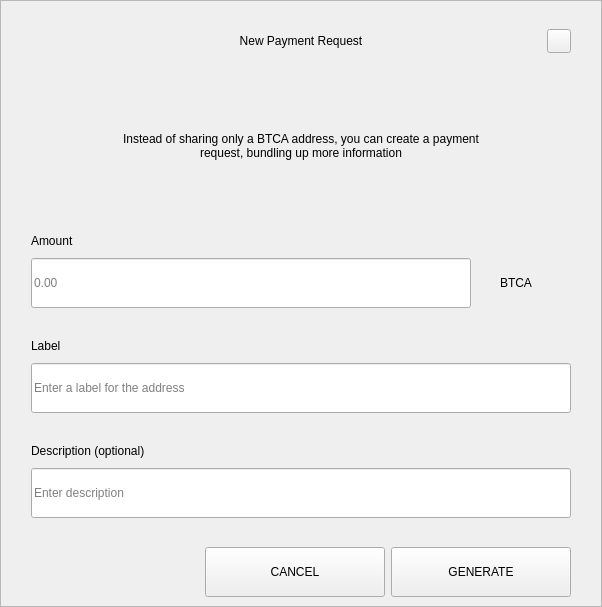
<?xml version="1.0" encoding="UTF-8"?>
<ui version="4.0">
 <class>RequestDialog</class>
 <widget class="QDialog" name="RequestDialog">
  <property name="geometry">
   <rect>
    <x>0</x>
    <y>0</y>
    <width>602</width>
    <height>607</height>
   </rect>
  </property>
  <property name="windowTitle">
   <string>Dialog</string>
  </property>
  <layout class="QVBoxLayout" name="verticalLayout_5">
   <property name="spacing">
    <number>0</number>
   </property>
   <property name="leftMargin">
    <number>0</number>
   </property>
   <property name="topMargin">
    <number>0</number>
   </property>
   <property name="rightMargin">
    <number>0</number>
   </property>
   <property name="bottomMargin">
    <number>0</number>
   </property>
   <item>
    <widget class="QFrame" name="frame">
     <property name="styleSheet">
      <string notr="true"/>
     </property>
     <property name="frameShape">
      <enum>QFrame::StyledPanel</enum>
     </property>
     <property name="frameShadow">
      <enum>QFrame::Raised</enum>
     </property>
     <layout class="QVBoxLayout" name="verticalLayout_4" stretch="1,0,0">
      <property name="spacing">
       <number>0</number>
      </property>
      <property name="leftMargin">
       <number>30</number>
      </property>
      <property name="topMargin">
       <number>20</number>
      </property>
      <property name="rightMargin">
       <number>30</number>
      </property>
      <property name="bottomMargin">
       <number>0</number>
      </property>
      <item>
       <layout class="QHBoxLayout" name="horizontalLayout_3">
        <property name="spacing">
         <number>0</number>
        </property>
        <item>
         <spacer name="horizontalSpacer_21">
          <property name="orientation">
           <enum>Qt::Horizontal</enum>
          </property>
          <property name="sizeHint" stdset="0">
           <size>
            <width>40</width>
            <height>20</height>
           </size>
          </property>
         </spacer>
        </item>
        <item>
         <widget class="QLabel" name="labelTitle">
          <property name="minimumSize">
           <size>
            <width>0</width>
            <height>40</height>
           </size>
          </property>
          <property name="maximumSize">
           <size>
            <width>16777215</width>
            <height>40</height>
           </size>
          </property>
          <property name="styleSheet">
           <string notr="true">padding-left:24px;</string>
          </property>
          <property name="text">
           <string>New Payment Request</string>
          </property>
          <property name="alignment">
           <set>Qt::AlignCenter</set>
          </property>
          <property name="margin">
           <number>7</number>
          </property>
         </widget>
        </item>
        <item>
         <spacer name="horizontalSpacer">
          <property name="orientation">
           <enum>Qt::Horizontal</enum>
          </property>
          <property name="sizeHint" stdset="0">
           <size>
            <width>40</width>
            <height>20</height>
           </size>
          </property>
         </spacer>
        </item>
        <item>
         <widget class="QPushButton" name="btnEsc">
          <property name="minimumSize">
           <size>
            <width>24</width>
            <height>24</height>
           </size>
          </property>
          <property name="maximumSize">
           <size>
            <width>24</width>
            <height>24</height>
           </size>
          </property>
          <property name="focusPolicy">
           <enum>Qt::NoFocus</enum>
          </property>
          <property name="text">
           <string/>
          </property>
         </widget>
        </item>
       </layout>
      </item>
      <item>
       <widget class="QStackedWidget" name="stack">
        <property name="minimumSize">
         <size>
          <width>540</width>
          <height>0</height>
         </size>
        </property>
        <property name="maximumSize">
         <size>
          <width>540</width>
          <height>16777215</height>
         </size>
        </property>
        <property name="currentIndex">
         <number>0</number>
        </property>
        <widget class="QWidget" name="page_1">
         <property name="minimumSize">
          <size>
           <width>540</width>
           <height>0</height>
          </size>
         </property>
         <property name="maximumSize">
          <size>
           <width>540</width>
           <height>16777215</height>
          </size>
         </property>
         <layout class="QVBoxLayout" name="layout1">
          <property name="spacing">
           <number>0</number>
          </property>
          <property name="leftMargin">
           <number>0</number>
          </property>
          <property name="topMargin">
           <number>0</number>
          </property>
          <property name="rightMargin">
           <number>0</number>
          </property>
          <property name="bottomMargin">
           <number>0</number>
          </property>
          <item>
           <spacer name="verticalSpacer_21">
            <property name="orientation">
             <enum>Qt::Vertical</enum>
            </property>
            <property name="sizeType">
             <enum>QSizePolicy::Fixed</enum>
            </property>
            <property name="sizeHint" stdset="0">
             <size>
              <width>20</width>
              <height>30</height>
             </size>
            </property>
           </spacer>
          </item>
          <item alignment="Qt::AlignHCenter">
           <widget class="QLabel" name="labelMessage">
            <property name="minimumSize">
             <size>
              <width>400</width>
              <height>50</height>
             </size>
            </property>
            <property name="text">
             <string>Instead of sharing only a BTCA address, you can create a payment request, bundling up more information</string>
            </property>
            <property name="alignment">
             <set>Qt::AlignCenter</set>
            </property>
            <property name="wordWrap">
             <bool>true</bool>
            </property>
           </widget>
          </item>
          <item alignment="Qt::AlignBottom">
           <widget class="QWidget" name="containerAmount" native="true">
            <layout class="QVBoxLayout" name="verticalLayout">
             <property name="spacing">
              <number>9</number>
             </property>
             <property name="leftMargin">
              <number>0</number>
             </property>
             <property name="topMargin">
              <number>0</number>
             </property>
             <property name="rightMargin">
              <number>0</number>
             </property>
             <property name="bottomMargin">
              <number>0</number>
             </property>
             <item>
              <widget class="QLabel" name="labelSubtitleAmount">
               <property name="minimumSize">
                <size>
                 <width>350</width>
                 <height>16</height>
                </size>
               </property>
               <property name="maximumSize">
                <size>
                 <width>16777215</width>
                 <height>16</height>
                </size>
               </property>
               <property name="text">
                <string>Amount</string>
               </property>
              </widget>
             </item>
             <item alignment="Qt::AlignTop">
              <widget class="QWidget" name="layoutAmount" native="true">
               <layout class="QHBoxLayout" name="horizontalLayout" stretch="2,0">
                <property name="spacing">
                 <number>0</number>
                </property>
                <property name="leftMargin">
                 <number>0</number>
                </property>
                <property name="topMargin">
                 <number>0</number>
                </property>
                <property name="rightMargin">
                 <number>0</number>
                </property>
                <property name="bottomMargin">
                 <number>0</number>
                </property>
                <item>
                 <widget class="QLineEdit" name="lineEditAmount">
                  <property name="minimumSize">
                   <size>
                    <width>0</width>
                    <height>50</height>
                   </size>
                  </property>
                  <property name="maximumSize">
                   <size>
                    <width>16777215</width>
                    <height>50</height>
                   </size>
                  </property>
                  <property name="placeholderText">
                   <string notr="true">0.00</string>
                  </property>
                 </widget>
                </item>
                <item>
                 <widget class="QWidget" name="comboContainer" native="true">
                  <property name="minimumSize">
                   <size>
                    <width>100</width>
                    <height>50</height>
                   </size>
                  </property>
                  <property name="maximumSize">
                   <size>
                    <width>16777215</width>
                    <height>50</height>
                   </size>
                  </property>
                  <layout class="QHBoxLayout" name="horizontalLayout_31">
                   <property name="spacing">
                    <number>0</number>
                   </property>
                   <property name="leftMargin">
                    <number>0</number>
                   </property>
                   <property name="topMargin">
                    <number>0</number>
                   </property>
                   <property name="rightMargin">
                    <number>10</number>
                   </property>
                   <property name="bottomMargin">
                    <number>0</number>
                   </property>
                   <item>
                    <widget class="QLabel" name="comboBoxCoin">
                     <property name="text">
                      <string>BTCA</string>
                     </property>
                     <property name="alignment">
                      <set>Qt::AlignCenter</set>
                     </property>
                    </widget>
                   </item>
                  </layout>
                 </widget>
                </item>
               </layout>
              </widget>
             </item>
            </layout>
           </widget>
          </item>
          <item>
           <spacer name="verticalSpacer_31">
            <property name="orientation">
             <enum>Qt::Vertical</enum>
            </property>
            <property name="sizeType">
             <enum>QSizePolicy::Fixed</enum>
            </property>
            <property name="sizeHint" stdset="0">
             <size>
              <width>20</width>
              <height>30</height>
             </size>
            </property>
           </spacer>
          </item>
          <item>
           <layout class="QVBoxLayout" name="verticalLayoutLabel">
            <property name="spacing">
             <number>9</number>
            </property>
            <item>
             <widget class="QLabel" name="labelSubtitleLabel">
              <property name="minimumSize">
               <size>
                <width>0</width>
                <height>16</height>
               </size>
              </property>
              <property name="maximumSize">
               <size>
                <width>16777215</width>
                <height>16</height>
               </size>
              </property>
              <property name="text">
               <string>Label</string>
              </property>
             </widget>
            </item>
            <item>
             <widget class="QLineEdit" name="lineEditLabel">
              <property name="minimumSize">
               <size>
                <width>0</width>
                <height>50</height>
               </size>
              </property>
              <property name="maximumSize">
               <size>
                <width>16777215</width>
                <height>50</height>
               </size>
              </property>
              <property name="placeholderText">
               <string>Enter a label for the address</string>
              </property>
             </widget>
            </item>
           </layout>
          </item>
          <item>
           <spacer name="verticalSpacer_34">
            <property name="orientation">
             <enum>Qt::Vertical</enum>
            </property>
            <property name="sizeType">
             <enum>QSizePolicy::Fixed</enum>
            </property>
            <property name="sizeHint" stdset="0">
             <size>
              <width>20</width>
              <height>30</height>
             </size>
            </property>
           </spacer>
          </item>
          <item>
           <layout class="QVBoxLayout" name="verticalLayoutDescription">
            <property name="spacing">
             <number>9</number>
            </property>
            <item>
             <widget class="QLabel" name="labelSubtitleDescription">
              <property name="minimumSize">
               <size>
                <width>0</width>
                <height>16</height>
               </size>
              </property>
              <property name="maximumSize">
               <size>
                <width>16777215</width>
                <height>16</height>
               </size>
              </property>
              <property name="text">
               <string>Description (optional)</string>
              </property>
             </widget>
            </item>
            <item>
             <widget class="QLineEdit" name="lineEditDescription">
              <property name="minimumSize">
               <size>
                <width>0</width>
                <height>50</height>
               </size>
              </property>
              <property name="maximumSize">
               <size>
                <width>16777215</width>
                <height>50</height>
               </size>
              </property>
              <property name="placeholderText">
               <string>Enter description</string>
              </property>
             </widget>
            </item>
            <item>
             <spacer name="verticalSpacer_4">
              <property name="orientation">
               <enum>Qt::Vertical</enum>
              </property>
              <property name="sizeType">
               <enum>QSizePolicy::Fixed</enum>
              </property>
              <property name="sizeHint" stdset="0">
               <size>
                <width>20</width>
                <height>20</height>
               </size>
              </property>
             </spacer>
            </item>
           </layout>
          </item>
         </layout>
        </widget>
        <widget class="QWidget" name="page_2">
         <layout class="QVBoxLayout" name="layout2">
          <item>
           <spacer name="verticalSpacer_5">
            <property name="orientation">
             <enum>Qt::Vertical</enum>
            </property>
            <property name="sizeType">
             <enum>QSizePolicy::Fixed</enum>
            </property>
            <property name="sizeHint" stdset="0">
             <size>
              <width>20</width>
              <height>50</height>
             </size>
            </property>
           </spacer>
          </item>
          <item alignment="Qt::AlignHCenter">
           <widget class="QLabel" name="labelQrImg">
            <property name="minimumSize">
             <size>
              <width>260</width>
              <height>260</height>
             </size>
            </property>
            <property name="maximumSize">
             <size>
              <width>260</width>
              <height>260</height>
             </size>
            </property>
            <property name="text">
             <string/>
            </property>
            <property name="alignment">
             <set>Qt::AlignCenter</set>
            </property>
           </widget>
          </item>
          <item>
           <spacer name="verticalSpacer_2">
            <property name="orientation">
             <enum>Qt::Vertical</enum>
            </property>
            <property name="sizeType">
             <enum>QSizePolicy::Fixed</enum>
            </property>
            <property name="sizeHint" stdset="0">
             <size>
              <width>20</width>
              <height>30</height>
             </size>
            </property>
           </spacer>
          </item>
          <item alignment="Qt::AlignHCenter">
           <widget class="QLabel" name="labelAddress">
            <property name="text">
             <string>D7VFR83SQbiezrW72hjcWJtcfip5krte2Z </string>
            </property>
           </widget>
          </item>
          <item>
           <spacer name="verticalSpacer_32">
            <property name="orientation">
             <enum>Qt::Vertical</enum>
            </property>
            <property name="sizeType">
             <enum>QSizePolicy::Expanding</enum>
            </property>
            <property name="sizeHint" stdset="0">
             <size>
              <width>20</width>
              <height>20</height>
             </size>
            </property>
           </spacer>
          </item>
          <item>
           <layout class="QHBoxLayout" name="horizontal">
            <property name="leftMargin">
             <number>20</number>
            </property>
            <property name="rightMargin">
             <number>20</number>
            </property>
            <property name="bottomMargin">
             <number>20</number>
            </property>
            <item>
             <spacer name="horizontalSpacer_4">
              <property name="orientation">
               <enum>Qt::Horizontal</enum>
              </property>
              <property name="sizeHint" stdset="0">
               <size>
                <width>40</width>
                <height>20</height>
               </size>
              </property>
             </spacer>
            </item>
            <item>
             <widget class="QPushButton" name="btnCopyAddress">
              <property name="minimumSize">
               <size>
                <width>180</width>
                <height>50</height>
               </size>
              </property>
              <property name="text">
               <string>COPY ADDRESS</string>
              </property>
             </widget>
            </item>
            <item>
             <widget class="QPushButton" name="btnCopyUrl">
              <property name="minimumSize">
               <size>
                <width>180</width>
                <height>50</height>
               </size>
              </property>
              <property name="text">
               <string>COPY URL</string>
              </property>
             </widget>
            </item>
            <item>
             <spacer name="horizontalSpacer_2">
              <property name="orientation">
               <enum>Qt::Horizontal</enum>
              </property>
              <property name="sizeHint" stdset="0">
               <size>
                <width>40</width>
                <height>20</height>
               </size>
              </property>
             </spacer>
            </item>
           </layout>
          </item>
         </layout>
        </widget>
       </widget>
      </item>
      <item>
       <widget class="QWidget" name="buttonsStack" native="true">
        <layout class="QHBoxLayout" name="horizontalLayout_5">
         <property name="leftMargin">
          <number>20</number>
         </property>
         <property name="rightMargin">
          <number>0</number>
         </property>
         <item>
          <spacer name="horizontalSpacer_41">
           <property name="orientation">
            <enum>Qt::Horizontal</enum>
           </property>
           <property name="sizeHint" stdset="0">
            <size>
             <width>40</width>
             <height>20</height>
            </size>
           </property>
          </spacer>
         </item>
         <item>
          <widget class="QPushButton" name="btnCancel">
           <property name="minimumSize">
            <size>
             <width>180</width>
             <height>50</height>
            </size>
           </property>
           <property name="focusPolicy">
            <enum>Qt::NoFocus</enum>
           </property>
           <property name="text">
            <string>CANCEL</string>
           </property>
          </widget>
         </item>
         <item>
          <widget class="QPushButton" name="btnSave">
           <property name="minimumSize">
            <size>
             <width>180</width>
             <height>50</height>
            </size>
           </property>
           <property name="focusPolicy">
            <enum>Qt::NoFocus</enum>
           </property>
           <property name="text">
            <string>GENERATE</string>
           </property>
          </widget>
         </item>
        </layout>
       </widget>
      </item>
     </layout>
    </widget>
   </item>
  </layout>
 </widget>
 <resources/>
 <connections/>
</ui>
